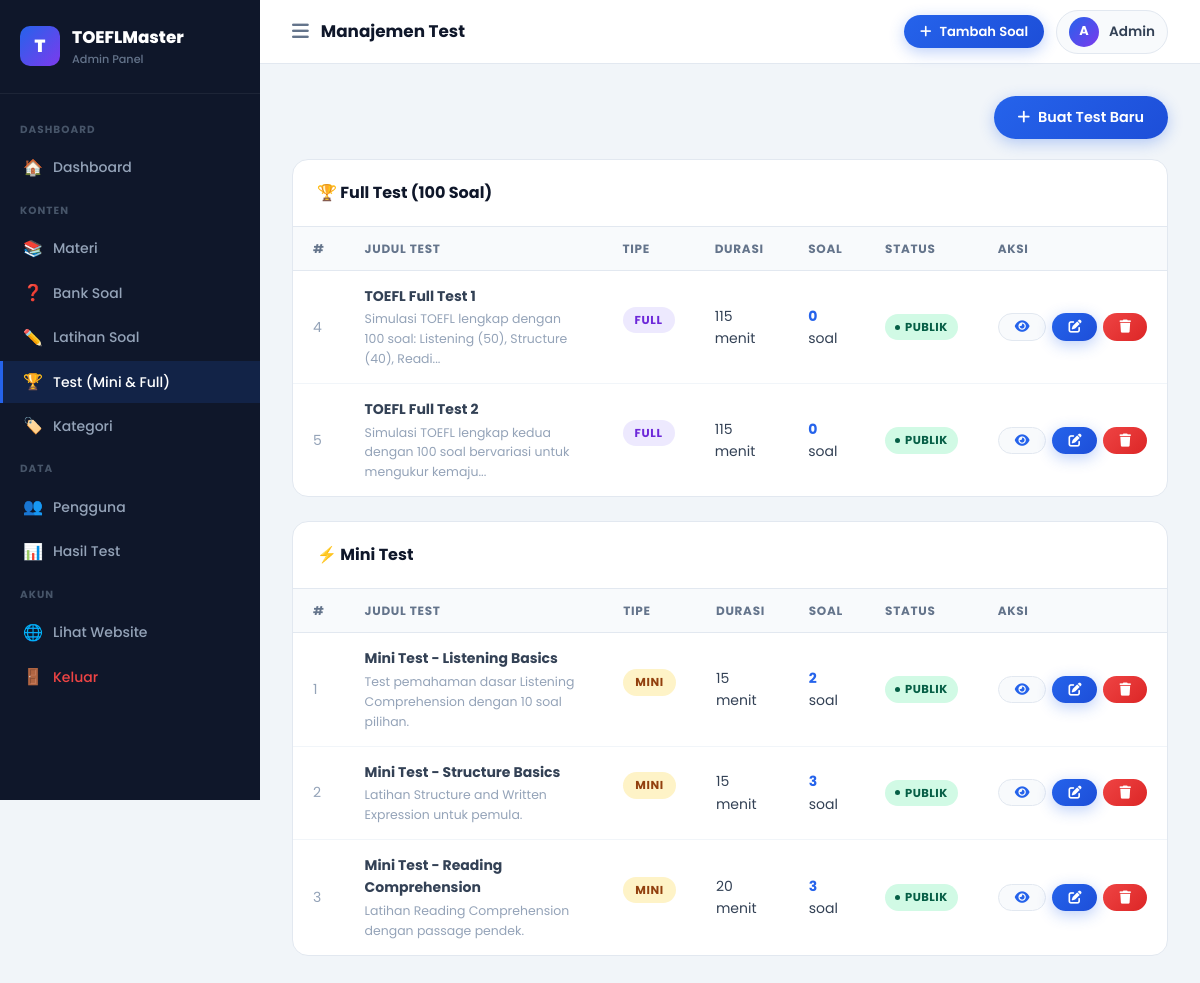
Screenshot of /admin/pages/tests.php (signed in) with the database file from the repository.
### tables this page shows
CREATE TABLE `tests` (
  `id` int(11) NOT NULL,
  `title` varchar(255) NOT NULL,
  `description` text DEFAULT NULL,
  `test_type` enum('mini','full') NOT NULL,
  `time_limit` int(11) NOT NULL COMMENT 'in minutes',
  `total_questions` int(11) NOT NULL,
  `is_published` tinyint(1) DEFAULT 1,
  `created_at` timestamp NOT NULL DEFAULT current_timestamp()
);

### includes/config.php (called while the page is built, shortened)
<?php
function sanitize($input) {
    return htmlspecialchars(trim($input), ENT_QUOTES, 'UTF-8');
}
?>

### admin/pages/tests.php (the view, shortened to what this page needs)
<?php
require_once '../../includes/config.php';
$db = getDB();
$action = $_GET['action'] ?? 'list';
$id     = isset($_GET['id']) ? (int)$_GET['id'] : 0;
if ($action === 'add') {
    $test = ['id'=>0,'title'=>'','description'=>'','test_type'=>'mini','time_limit'=>15,'is_published'=>1];
    $selectedQIds = [];
    $pageTitle = 'Buat Test Baru';
} else {
    $tests = $db->query("SELECT t.*,(SELECT COUNT(*) FROM test_questions tq WHERE tq.test_id=t.id) as q_count FROM tests t ORDER BY t.test_type,t.id")->fetchAll();
}
include '../includes/header.php';
?>
<?php if ($action==='list'): ?>
<div style="display:flex;justify-content:space-between;align-items:center;margin-bottom:20px;">
  <a href="?action=add" class="btn btn-primary"><i class="fas fa-plus"></i> Buat Test Baru</a>
</div>
<?php foreach(['full'=>'🏆 Full Test (100 Soal)','mini'=>'⚡ Mini Test'] as $type=>$label): ?>
<div class="admin-table-card" style="margin-bottom:24px;">
  <div class="admin-table-header">
    <div class="admin-table-title"><?= $label ?></div>
  </div>
  <table class="admin-table">
    <thead><tr><th>#</th><th>Judul Test</th><th>Tipe</th><th>Durasi</th><th>Soal</th><th>Status</th><th>Aksi</th></tr></thead>
    <tbody>
    <?php $found=false; foreach($tests as $i=>$t): if($t['test_type']!==$type) continue; $found=true; ?>
    <tr>
      <td style="color:#94A3B8;"><?= $i+1 ?></td>
      <td>
        <strong><?= sanitize($t['title']) ?></strong>
        <div style="font-size:0.78rem;color:#94A3B8;margin-top:2px;"><?= sanitize(mb_strimwidth($t['description'],0,80,'...')) ?></div>
      </td>
      <td><span class="test-type-badge <?= $t['test_type']==='mini'?'badge-mini':'badge-full' ?>"><?= $t['test_type']==='mini'?'Mini':'Full' ?></span></td>
      <td><?= $t['time_limit'] ?> menit</td>
      <td><strong style="color:#2563EB;"><?= $t['q_count'] ?></strong> soal</td>
      <td><span class="status-badge <?= $t['is_published']?'status-published':'status-draft' ?>"><?= $t['is_published']?'Publik':'Draft' ?></span></td>
      <td>
        <div style="display:flex;gap:6px;">
          <a href="<?= SITE_URL ?>/pages/take-test.php?id=<?= $t['id'] ?>" target="_blank" class="btn btn-secondary btn-sm"><i class="fas fa-eye"></i></a>
          <a href="?action=edit&id=<?= $t['id'] ?>" class="btn btn-primary btn-sm"><i class="fas fa-edit"></i></a>
          <a href="?action=delete&id=<?= $t['id'] ?>" class="btn btn-danger btn-sm" onclick="return confirm('Hapus test ini?')"><i class="fas fa-trash"></i></a>
        </div>
      </td>
    </tr>
    <?php endforeach; if(!$found): ?>
    <tr><td colspan="7" style="text-align:center;padding:30px;color:#94A3B8;">Belum ada <?= strtolower($label) ?>.</td></tr>
    <?php endif; ?>
    </tbody>
  </table>
</div>
<?php endforeach; ?>
<?php endif; ?>
<?php include '../includes/footer.php'; ?>

### assets/css/style.css (style rules this page uses)
:root { --primary: #2563EB; --primary-dark: #1D4ED8; --primary-light: #DBEAFE; --secondary: #7C3AED; --accent: #F59E0B; --accent-light: #FEF3C7; --success: #10B981; --success-light: #D1FAE5; --danger: #EF4444; --danger-light: #FEE2E2; --warning: #F59E0B; --dark: #0F172A; --dark-2: #1E293B; --dark-3: #334155; --gray: #64748B; --gray-light: #94A3B8; --border: #E2E8F0; --bg: #F8FAFC; --white: #FFFFFF; --listening: #3B82F6; --structure: #8B5CF6; --reading: #10B981; --shadow-sm: 0 1px 3px rgba(0,0,0,0.08); --shadow-md: 0 4px 20px rgba(0,0,0,0.08); --shadow-lg: 0 8px 40px rgba(0,0,0,0.12); --shadow-xl: 0 20px 60px rgba(0,0,0,0.15); --radius-sm: 8px; --radius-md: 12px; --radius-lg: 20px; --radius-xl: 28px; --radius-full: 9999px; --transition: all 0.25s cubic-bezier(0.4, 0, 0.2, 1); }
*, *::before, *::after { box-sizing: border-box; margin: 0; padding: 0; }
html { scroll-behavior: smooth; }
body { font-family: 'Poppins', sans-serif; background: var(--bg); color: var(--dark); line-height: 1.6; font-size: 15px; -webkit-font-smoothing: antialiased; }
a { text-decoration: none; color: inherit; transition: var(--transition); }
.btn { display: inline-flex; align-items: center; justify-content: center; gap: 8px; padding: 10px 24px; border-radius: var(--radius-full); font-family: 'Poppins', sans-serif; font-weight: 600; font-size: 0.9rem; border: none; cursor: pointer; transition: var(--transition); white-space: nowrap; }
.btn-primary { background: linear-gradient(135deg, var(--primary), var(--primary-dark)); color: white; box-shadow: 0 4px 15px rgba(37,99,235,0.3); }
.btn-secondary { background: var(--bg); color: var(--primary); border: 1.5px solid var(--border); }
.btn-danger { background: linear-gradient(135deg, var(--danger), #DC2626); color: white; }
.btn-sm { padding: 6px 16px; font-size: 0.82rem; }
.test-type-badge { display: inline-flex; align-items: center; gap: 5px; font-size: 0.72rem; font-weight: 700; text-transform: uppercase; letter-spacing: 0.06em; padding: 4px 12px; border-radius: var(--radius-full); width: fit-content; margin-bottom: 14px; }
.badge-mini { background: #FEF3C7; color: #92400E; }
.badge-full { background: #EDE9FE; color: #6D28D9; }

### assets/css/admin.css (style rules this page uses)
:root { --admin-sidebar-w: 260px; }
.admin-table-card { background: white; border-radius: 16px; border: 1px solid #E2E8F0; overflow: hidden; }
.admin-table-header { padding: 20px 24px; border-bottom: 1px solid #E2E8F0; display: flex; align-items: center; justify-content: space-between; }
.admin-table-title { font-size: 1rem; font-weight: 700; color: #0F172A; }
.admin-table { width: 100%; border-collapse: collapse; }
.admin-table thead tr { background: #F8FAFC; }
.admin-table th { padding: 12px 20px; text-align: left; font-size: 0.75rem; font-weight: 700; color: #64748B; text-transform: uppercase; letter-spacing: 0.06em; border-bottom: 1px solid #E2E8F0; }
.admin-table td { padding: 14px 20px; font-size: 0.875rem; color: #334155; border-bottom: 1px solid #F1F5F9; vertical-align: middle; }
.admin-table tr:last-child td { border-bottom: none; }
.status-badge { display: inline-flex; align-items: center; gap: 5px; padding: 4px 10px; border-radius: 100px; font-size: 0.72rem; font-weight: 700; text-transform: uppercase; letter-spacing: 0.04em; }
.status-published { background: #D1FAE5; color: #065F46; }
.status-badge::before { content: ''; width: 5px; height: 5px; border-radius: 50%; background: currentColor; }

### rows the page displays
tests: title "TOEFL Full Test 1", description "Simulasi TOEFL lengkap dengan 100 soal: Listening (50), Structure (40), Readi...", test_type "FULL", time_limit "115", q_count "0", is_published "PUBLIK"
tests: title "TOEFL Full Test 2", description "Simulasi TOEFL lengkap kedua dengan 100 soal bervariasi untuk mengukur kemaju...", test_type "FULL", time_limit "115", q_count "0", is_published "PUBLIK"
tests: title "Mini Test - Listening Basics", description "Test pemahaman dasar Listening Comprehension dengan 10 soal pilihan.", test_type "MINI", time_limit "15", q_count "2", is_published "PUBLIK"
tests: title "Mini Test - Structure Basics", description "Latihan Structure and Written Expression untuk pemula.", test_type "MINI", time_limit "15", q_count "3", is_published "PUBLIK"
tests: title "Mini Test - Reading Comprehension", description "Latihan Reading Comprehension dengan passage pendek.", test_type "MINI", time_limit "20", q_count "3", is_published "PUBLIK"

### other values shown
$pageTitle "Manajemen Test"
substr($admin['username'] ?? 'A', 0, 1) "A"
$admin['full_name'] "Admin"
$label "🏆 Full Test (100 Soal)"
$label "⚡ Mini Test"
